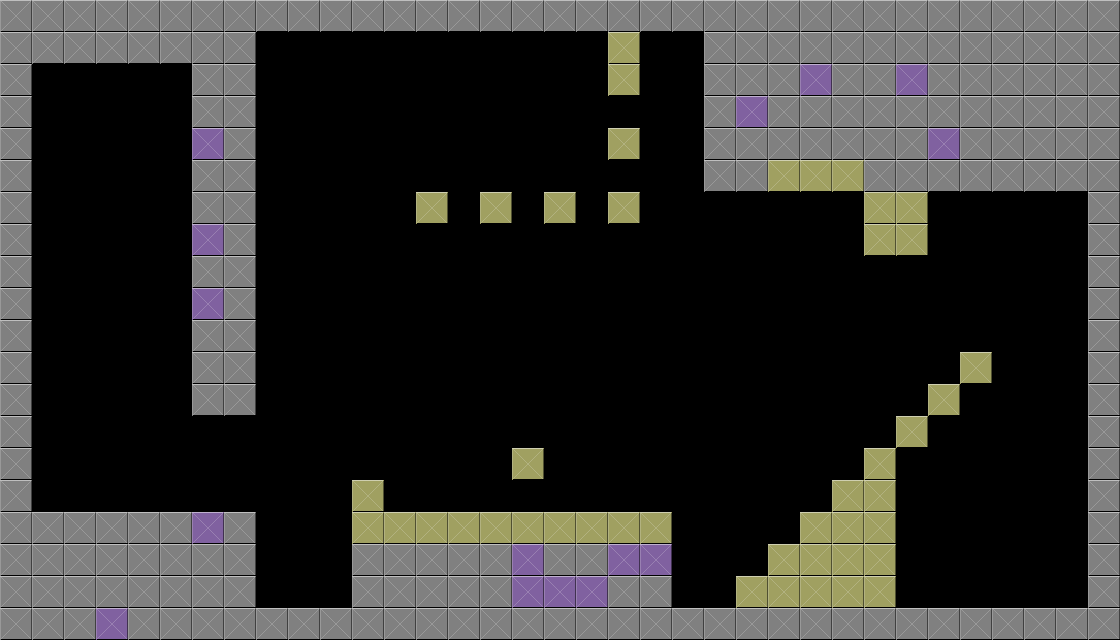

A 2D game scene composited from a Tiled map and its tileset images. What follows is a short description and the map's XML, with each tile layer's data collapsed to a summary:
An orthogonal 35x20 tile map with 32x32 px tiles, 1 tile layer (Tile Layer 1), 3 tilesets.

<map version="1.0" orientation="orthogonal" width="35" height="20" tilewidth="32" tileheight="32">
 <tileset firstgid="1" name="tile1" tilewidth="32" tileheight="32">
  <image source="../tiles/tile1.png" width="32" height="32" />
 </tileset>
 <tileset firstgid="2" name="tile2" tilewidth="32" tileheight="32">
  <image source="../tiles/tile2.png" width="32" height="32" />
 </tileset>
 <tileset firstgid="3" name="tile3" tilewidth="32" tileheight="32">
  <image source="../tiles/tile3.png" width="32" height="32" />
 </tileset>
 <layer name="Tile Layer 1" width="35" height="20">
  <data>[700 cells, 277 non-empty, 3 distinct tile ids]</data>
 </layer>
</map>